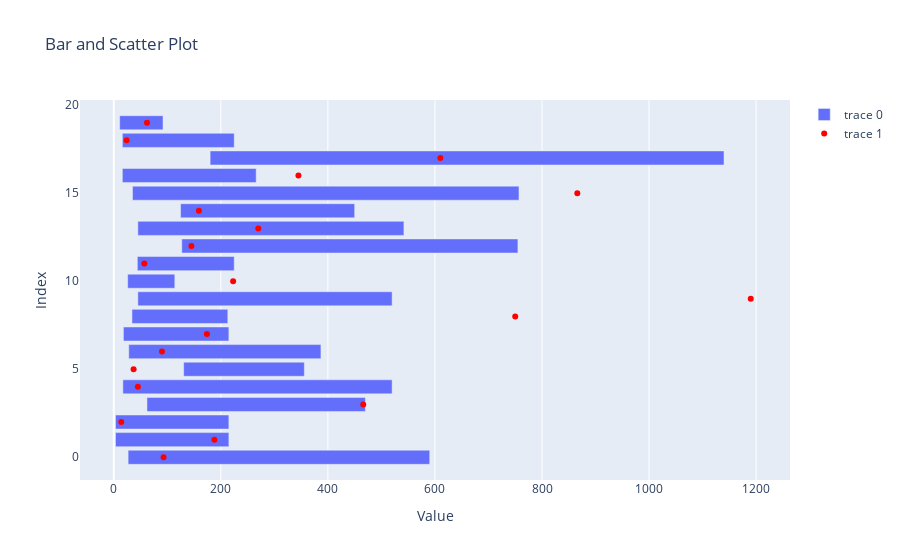

Notebook cell for this chart:
### Code cell


### Figure 1 — Plotly figure (JSON) as saved in the notebook; plotly's stock layout.template omitted (floating-point values rounded to 4 significant figures)
{"data": [{"base": [26.79, 3.2, 3.2, 62, 17, 130.6, 28, 18, 34, 45, 26, 44, 127, 45, 124.8, 35, 16, 180, 16, 11], "orientation": "h", "type": "bar", "x": [563.5, 211.8, 211.8, 408, 503, 225.4, 359, 197, 179, 475, 88, 181, 628, 497, 325.2, 722, 250, 960, 209, 81], "y": [0, 1, 2, 3, 4, 5, 6, 7, 8, 9, 10, 11, 12, 13, 14, 15, 16, 17, 18, 19]}, {"marker": {"color": "red"}, "mode": "markers", "type": "scatter", "x": [93, 188, 14, 466, 45, 37, 90, 174, 750, 1190, 223, 57, 145, 270, 159, 866, 345, 610, 24, 62], "y": [0, 1, 2, 3, 4, 5, 6, 7, 8, 9, 10, 11, 12, 13, 14, 15, 16, 17, 18, 19]}], "layout": {"title": {"text": "Bar and Scatter Plot"}, "xaxis": {"title": {"text": "Value"}}, "yaxis": {"title": {"text": "Index"}}}}
